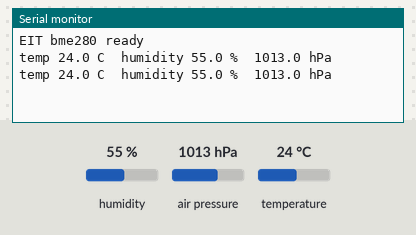
This sketch was run on a simulated Arduino Uno, built with avr-gcc and run on an emulated ATmega328P. Shown: the last lines printed to the serial monitor. The inputs (shaded band) are chosen by the test bench; at power-on: humidity 55 %, air pressure 1013 hPa, temperature 24 °C.

Above: at 2.8 s.
2.9 s: humidity set to 22 %
At 5.2 s:
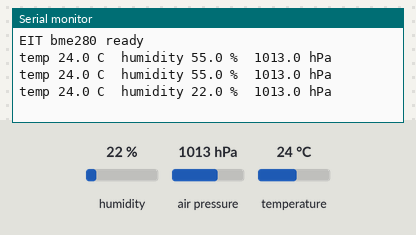
5.6 s: air pressure set to 952 hPa
At 7.2 s:
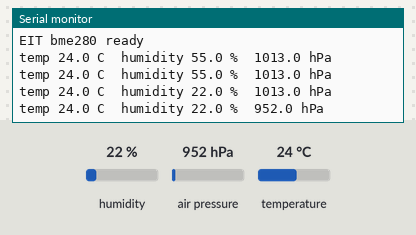
8.3 s: temperature set to 12 °C
At 10.5 s:
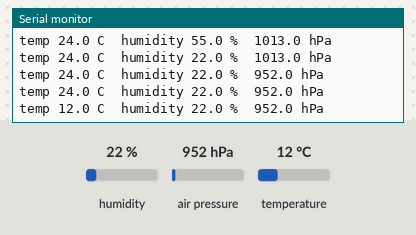

The sketch:

sketch.ino
```cpp
// EI TOKEN 案例 · 迷你气象站
// BME280 一次读出温度、湿度和气压
// 适用：Arduino Uno / Arduino Nano / ESP32 DevKit / ESP32-S3 DevKitC

#include <Wire.h>
#include <Adafruit_Sensor.h>
#include <Adafruit_BME280.h>

Adafruit_BME280 bme;

void setup() {
  Serial.begin(115200);
  Wire.begin();
  if (!bme.begin(0x76) && !bme.begin(0x77)) { Serial.println("BME280 not found at 0x76/0x77"); while (true) delay(1000); }
  Serial.println("EIT bme280 ready");
}

void loop() {
  Serial.print("temp "); Serial.print(bme.readTemperature(), 1);
  Serial.print(" C  humidity "); Serial.print(bme.readHumidity(), 1);
  Serial.print(" %  "); Serial.print(bme.readPressure() / 100.0, 1); Serial.println(" hPa");
  delay(2000);
}
```

Measured:
- after the input at 2.9 s, the serial monitor: prints a new line after 1.1 s (image 1)
- after the input at 5.6 s, the serial monitor: prints a new line after 0.41 s (image 2)
- after the input at 8.3 s, the serial monitor: prints a new line after 1.7 s (image 3)
